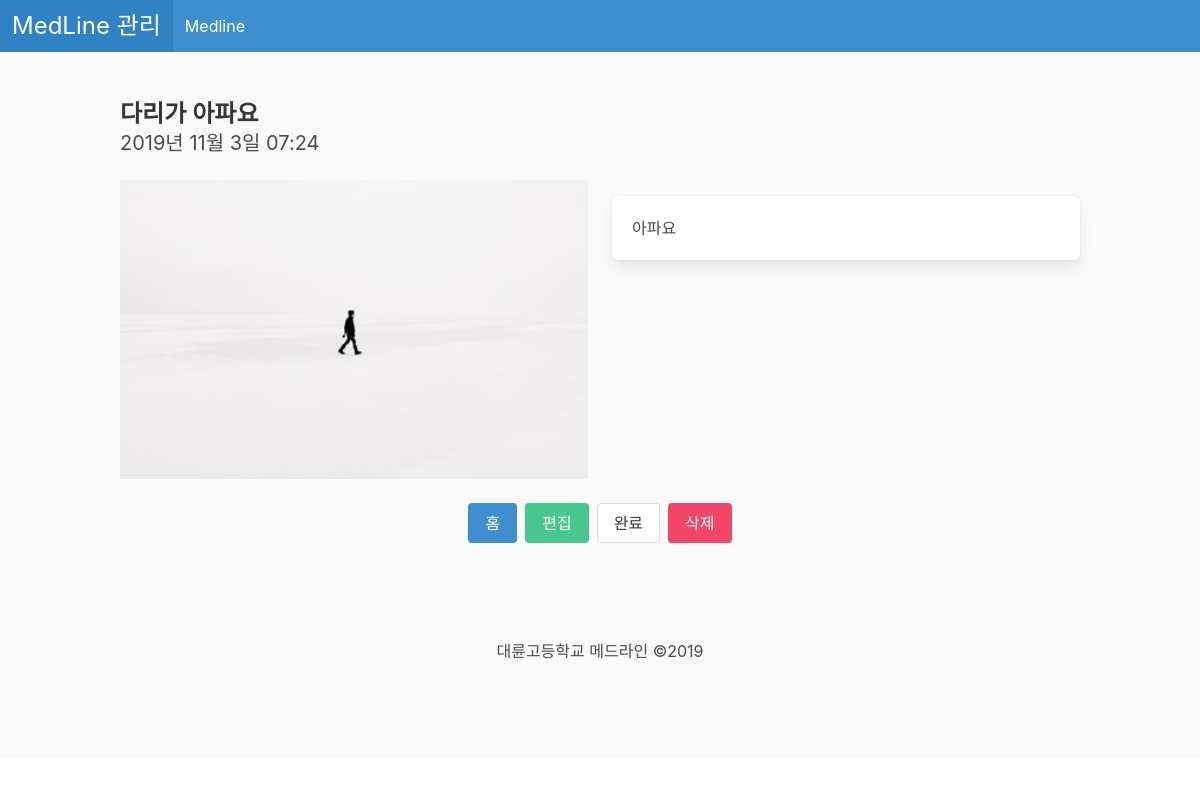
The app's page /medicalhub/details/15 (signed in) with its own data.
### medline/models.py (models this page shows, shortened)
class consult(models.Model):
    symptoms_choices = [
        ('a1', '복통'),
        ('a2', '외상'),
        ('a3', '두통'),
        ('a4', '어지로움'),
    ]
    status_choices = [
        ('wait', '상담 예정'),
        ('done', '상담 완료'),
        ('expire', '기간 만료')
    ]
    reservetime_choices = [
        ('bf', '아침시간'),
        ('a1', '1교시 후'),    # after 1, 2, ...
        ('a2', '2교시 후'),
        ('a3', '3교시 후'),
        ('a4', '4교시 후'),
        ('a5', '5교시 후'),
        ('lu', '점심시간'),
        ('a6', '6교시 후'),
        ('a7', '7교시 후'),
    ]
    user = models.ForeignKey(users.CustomUser, on_delete=models.CASCADE)
    title = models.CharField(max_length=50, default='', blank=False)
    message = models.TextField(blank=False)
    added_datetime = models.DateTimeField(auto_now_add=True, blank=False)
    reserve_date = models.DateField(blank=False, default=timezone.now)
    reserve_time = models.CharField(blank=False, choices=reservetime_choices, default='a1', max_length=2)
    image = models.ImageField(upload_to="consult_image", blank=True, default="consult_image/notfound.png")
    symptoms = MultiSelectField(choices=symptoms_choices, blank=True, max_length=300)
    is_finished = models.BooleanField(default=False)

### medicalhub/views.py (the view)
# urls.py: path('medicalhub/details/<int:pk>', medicalhub.details, name='details'),
def details(request, pk):
    userid = request.user.id
    chosen_consult = consult.objects.get(pk=pk)
    if request.user.is_superuser:
        return render(request, 'medicalhub/details.html', {'userid': userid, 'consult': chosen_consult})
    messages.error(request, "관리자가 아니므로 접근이 거부됩니다.")
    return redirect('login')

### templates/medicalhub/details.html (shortened to what this page needs)
{% extends 'medicalhub/base.html' %}
{% block body %}
<section class="section has-background-white-bis">
    <div class="container">
        <h2 class="title is-size-4">{{ consult.title }}</h2>
        <h2 class="subtitle has-text-grey-dark is-size-5">{{ consult.added_datetime|date:"Y년 n월 j일 h:i" }}</h2>
        <div class="columns">
            <div class="column">
                <figure class="image">
                    <img src="{{ consult.image.url }}">
                </figure>
            </div>
            <div class="column">
                <div class="box">
                    <p class="content">{{ consult.message }}</p>
                </div>
            </div>
        </div>
        <div class="buttons is-centered">
            <a class="button is-info" href="{% url "medicalhub_home" %}">홈</a>
            <a class="button is-success" onclick="window.open('http://127.0.0.1:8000/admin/medline/consult/{{ consult.pk }}','popup','width=600,height=600'); return false;">편집</a>
            <form action="/consult/finish/{{ consult.pk }}" method="post">{% csrf_token %}
                <input class="button" type="submit" value="완료">
            </form>
            <form action="/consult/delete/{{ consult.pk }}" method="post">{% csrf_token %}
                <input class="button is-danger" type="submit" value="삭제">
            </form>
        </div>
    </div>
</section>
{% endblock %}

### records on screen
consult: title "다리가 아파요", added_datetime "2019년 11월 3일 07:24", image (picture), message "아파요"
